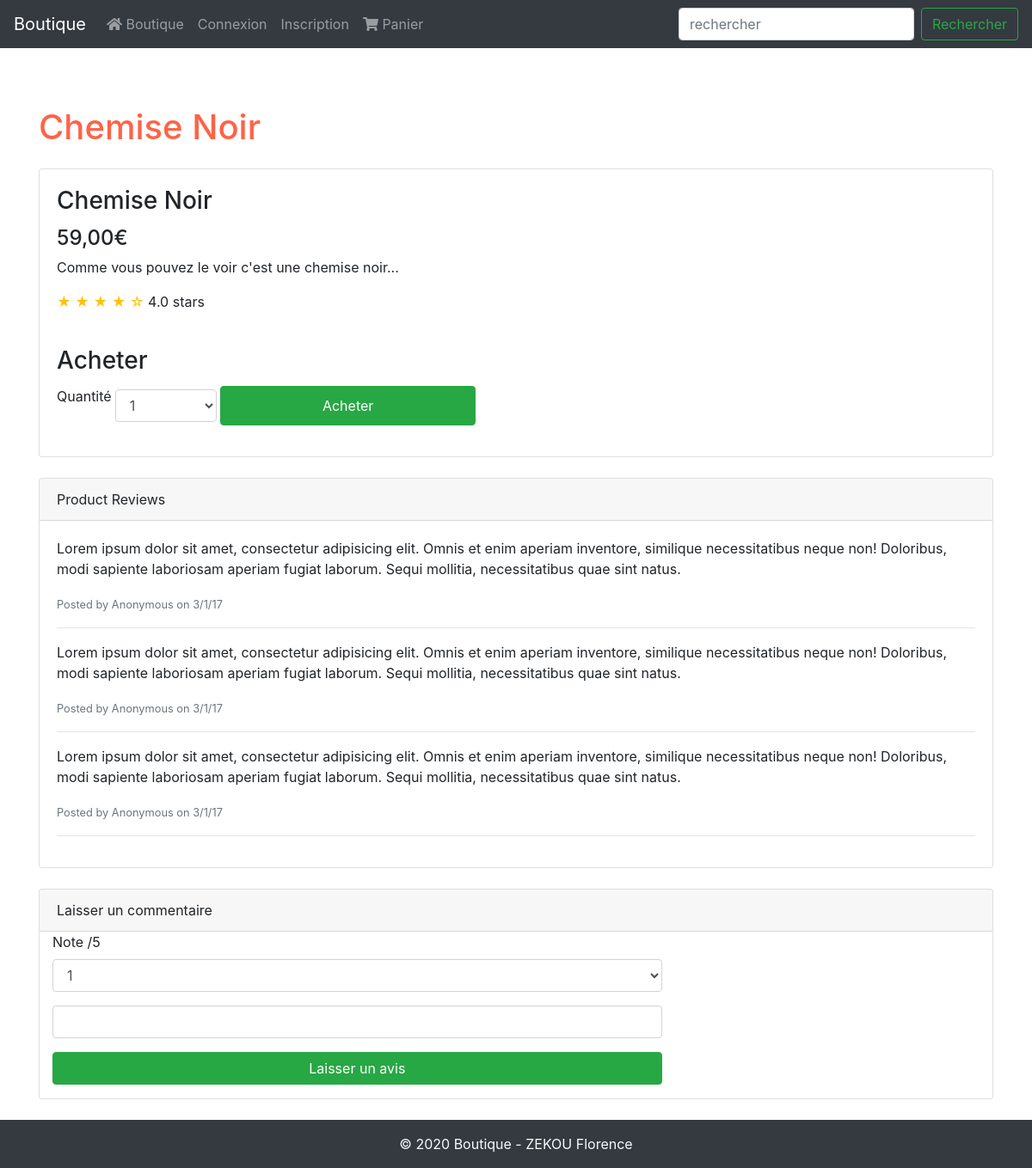
Screenshot of /fiche_produit.php?id=7 with the database file from the repository.
### tables this page shows
CREATE TABLE IF NOT EXISTS `produit` (
  `id_produit` int(3) NOT NULL,
  `reference` varchar(20) NOT NULL,
  `categorie` varchar(20) NOT NULL,
  `titre` varchar(100) NOT NULL,
  `description` text NOT NULL,
  `couleur` varchar(20) NOT NULL,
  `taille` varchar(5) NOT NULL,
  `public` enum('m','f','mixte','enfant') NOT NULL,
  `photo` varchar(250) NOT NULL,
  `prix` float NOT NULL,
  `stock` int(5) NOT NULL
);

### fiche_produit.php (the view, shortened to what this page needs)
<?php
require_once('inc/init.php');
if(isset($_GET['id'])&& !empty($_GET['id']) && is_numeric($_GET['id'])){
    $resultat = $pdo -> prepare("SELECT * FROM produit WHERE id_produit = :id");
    $resultat -> execute(array(':id' => $_GET['id']));
    if($resultat -> rowCount() > 0){
        $produit = $resultat -> fetch();
        extract($produit);
    }
    else{
        header('location:' . PATH . 'index.php');
    }
}
else{
    header('location:' . PATH . 'index.php');
}
require_once('inc/header.php');
?>
<div class="row">
      <div class="col-lg-12">
        <h1 class="my-4"><?= $titre ?></h1>
        <div class="card mt-4">
          <div class="card-body">
            <h3 class="card-title"><?= $titre ?></h3>
           <h4><?= number_format($prix, 2, ',', '&nbsp;')  ?>€</h4>
            <p class="card-text"><?= $description ?></p>
            <span class="text-warning">&#9733; &#9733; &#9733; &#9733; &#9734;</span>
            4.0 stars
          </div>
		  <div class="card-body">
          <h3 class="card-title">Acheter</h3>
          <?php if($stock > 0) : ?>
		  <form method="post" action="" class="col-8">
                <div class="form-group row">
					<label>Quantité</label>
                    <select name="quantite" class="col-2 m-1 form-control">
                    <?php for($i = 1; $i <= $stock && $i <= 5; $i ++) : ?>
                        <option><?= $i ?></option>
                        <?php endfor; ?>
					</select>
					<input type="submit" class="col-5 btn btn-success"name="ajout" value="Acheter"/>
				</div>
			</form>
		  </div>
          <?php else : ?>
            <em>Produit victime de son succès. Impossible actuellement. </em>
            <?php endif; ?>
        </div>
        <div class="card card-outline-secondary my-4">
          <div class="card-header">
            Product Reviews
          </div>
          <div class="card-body">
            <p>Lorem ipsum dolor sit amet, consectetur adipisicing elit. Omnis et enim aperiam inventore, similique necessitatibus neque non! Doloribus, modi sapiente laboriosam aperiam fugiat laborum. Sequi mollitia, necessitatibus quae sint natus.</p>
            <small class="text-muted">Posted by Anonymous on 3/1/17</small>
            <hr>
            <p>Lorem ipsum dolor sit amet, consectetur adipisicing elit. Omnis et enim aperiam inventore, similique necessitatibus neque non! Doloribus, modi sapiente laboriosam aperiam fugiat laborum. Sequi mollitia, necessitatibus quae sint natus.</p>
            <small class="text-muted">Posted by Anonymous on 3/1/17</small>
            <hr>
            <p>Lorem ipsum dolor sit amet, consectetur adipisicing elit. Omnis et enim aperiam inventore, similique necessitatibus neque non! Doloribus, modi sapiente laboriosam aperiam fugiat laborum. Sequi mollitia, necessitatibus quae sint natus.</p>
            <small class="text-muted">Posted by Anonymous on 3/1/17</small>
            <hr>
          </div>
        </div>
		<div class="card card-outline-secondary my-4">
			<div class="card-header">
				Laisser un commentaire
			</div>
			<form method="post" action="" class="col-8">
				<div class="form-group">
					<label>Note /5</label>
					<select name="note" class="form-control">
						<option>1</option>
					</select>
				</div>
				<div class="form-group">
					<input type="text" name="comment" class="form-control"/>
				</div>
				<div class="form-group">
				<div class="form-group">
					<input type="submit" class="btn btn-success col-12" value="Laisser un avis"/>
				</div>
			</form>
		</div>
      </div>
    </div>
</div>
<?php
require_once('inc/footer.php');
?>

### css/styles.css (style rules this page uses)
h1 { color: tomato; }

### inc/header.php (style rules this page uses)
body { padding-top:100px !important; }

### rows the page displays
produit: titre "Chemise Noir", prix "59,00", description "Comme vous pouvez le voir c'est une chemise noir..."

### other values shown
form field quantite "1"
